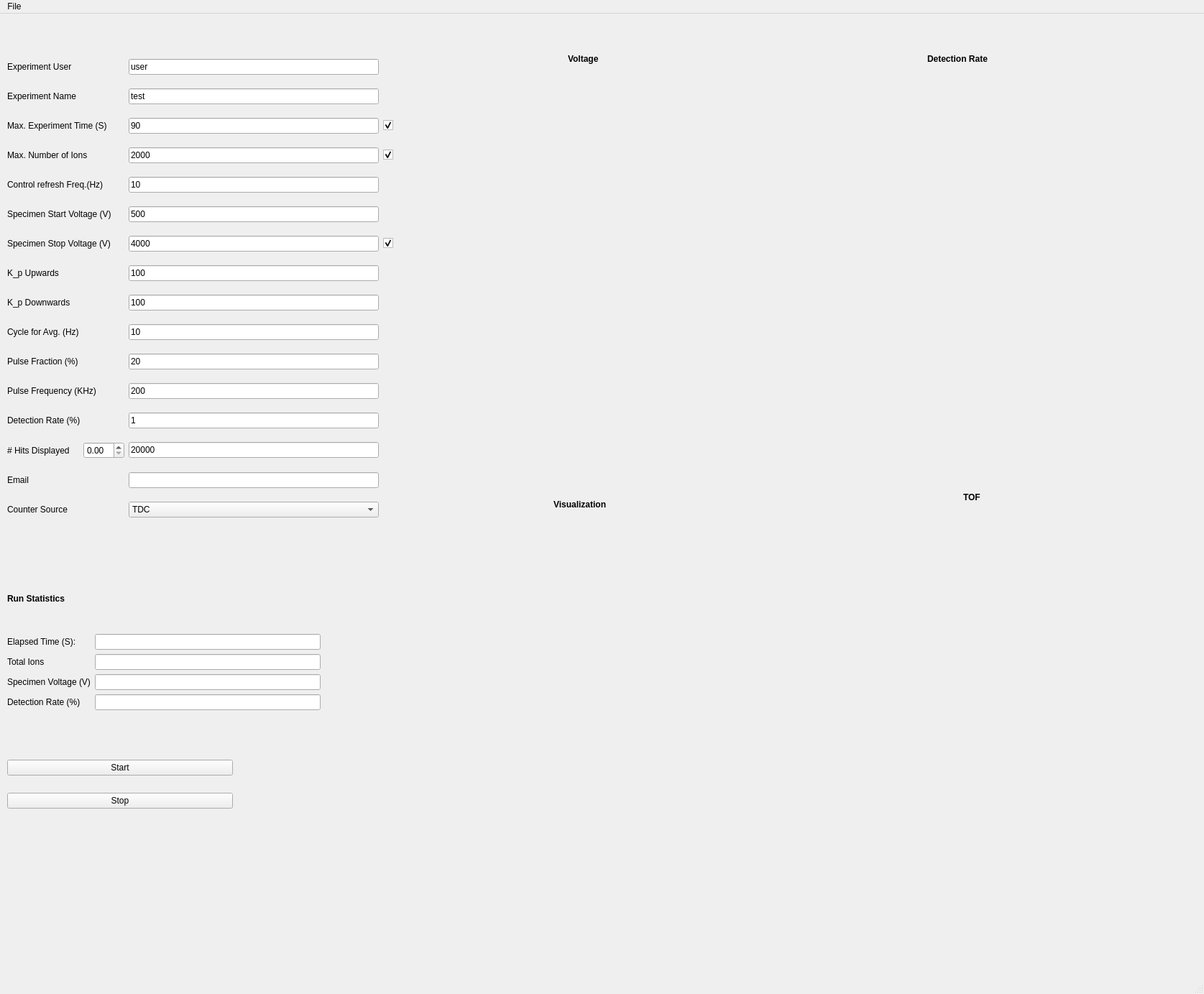
<?xml version="1.0" encoding="UTF-8"?>
<ui version="4.0">
 <class>APT_Physic</class>
 <widget class="QMainWindow" name="APT_Physic">
  <property name="geometry">
   <rect>
    <x>0</x>
    <y>0</y>
    <width>1675</width>
    <height>1383</height>
   </rect>
  </property>
  <property name="windowTitle">
   <string>APT Control Software</string>
  </property>
  <widget class="QWidget" name="centralwidget">
   <widget class="QWidget" name="vdc_time" native="true">
    <property name="geometry">
     <rect>
      <x>590</x>
      <y>100</y>
      <width>500</width>
      <height>500</height>
     </rect>
    </property>
   </widget>
   <widget class="QLabel" name="label_7">
    <property name="geometry">
     <rect>
      <x>790</x>
      <y>50</y>
      <width>80</width>
      <height>25</height>
     </rect>
    </property>
    <property name="font">
     <font>
      <weight>75</weight>
      <bold>true</bold>
     </font>
    </property>
    <property name="text">
     <string>Voltage</string>
    </property>
   </widget>
   <widget class="QWidget" name="layoutWidget">
    <property name="geometry">
     <rect>
      <x>10</x>
      <y>1020</y>
      <width>314</width>
      <height>106</height>
     </rect>
    </property>
    <layout class="QGridLayout" name="gridLayout_2">
     <item row="2" column="0">
      <widget class="QPushButton" name="stop_button">
       <property name="text">
        <string>Stop</string>
       </property>
      </widget>
     </item>
     <item row="1" column="0">
      <widget class="QPushButton" name="start_button">
       <property name="text">
        <string>Start</string>
       </property>
      </widget>
     </item>
    </layout>
   </widget>
   <widget class="QLabel" name="label_10">
    <property name="geometry">
     <rect>
      <x>1290</x>
      <y>50</y>
      <width>156</width>
      <height>25</height>
     </rect>
    </property>
    <property name="font">
     <font>
      <weight>75</weight>
      <bold>true</bold>
     </font>
    </property>
    <property name="text">
     <string>Detection Rate</string>
    </property>
   </widget>
   <widget class="QWidget" name="detection_rate_viz" native="true">
    <property name="geometry">
     <rect>
      <x>1140</x>
      <y>100</y>
      <width>500</width>
      <height>500</height>
     </rect>
    </property>
   </widget>
   <widget class="QLabel" name="label_19">
    <property name="geometry">
     <rect>
      <x>770</x>
      <y>670</y>
      <width>134</width>
      <height>25</height>
     </rect>
    </property>
    <property name="font">
     <font>
      <weight>75</weight>
      <bold>true</bold>
     </font>
    </property>
    <property name="text">
     <string>Visualization</string>
    </property>
   </widget>
   <widget class="QWidget" name="visualization" native="true">
    <property name="geometry">
     <rect>
      <x>590</x>
      <y>710</y>
      <width>500</width>
      <height>500</height>
     </rect>
    </property>
   </widget>
   <widget class="QLabel" name="label_24">
    <property name="geometry">
     <rect>
      <x>1340</x>
      <y>660</y>
      <width>51</width>
      <height>25</height>
     </rect>
    </property>
    <property name="font">
     <font>
      <weight>75</weight>
      <bold>true</bold>
     </font>
    </property>
    <property name="text">
     <string>TOF</string>
    </property>
   </widget>
   <widget class="QWidget" name="histogram" native="true">
    <property name="geometry">
     <rect>
      <x>1140</x>
      <y>710</y>
      <width>500</width>
      <height>500</height>
     </rect>
    </property>
   </widget>
   <widget class="QWidget" name="layoutWidget">
    <property name="geometry">
     <rect>
      <x>10</x>
      <y>770</y>
      <width>436</width>
      <height>199</height>
     </rect>
    </property>
    <layout class="QGridLayout" name="gridLayout">
     <item row="0" column="0">
      <widget class="QLabel" name="label_11">
       <property name="font">
        <font>
         <weight>75</weight>
         <bold>true</bold>
        </font>
       </property>
       <property name="text">
        <string>Run Statistics</string>
       </property>
      </widget>
     </item>
     <item row="1" column="0">
      <widget class="QLabel" name="label_12">
       <property name="text">
        <string>Elapsed Time (S):</string>
       </property>
      </widget>
     </item>
     <item row="1" column="1">
      <widget class="QLineEdit" name="elapsed_time">
       <property name="text">
        <string/>
       </property>
      </widget>
     </item>
     <item row="2" column="0">
      <widget class="QLabel" name="label_13">
       <property name="text">
        <string>Total Ions</string>
       </property>
      </widget>
     </item>
     <item row="2" column="1">
      <widget class="QLineEdit" name="total_ions">
       <property name="text">
        <string/>
       </property>
      </widget>
     </item>
     <item row="3" column="0">
      <widget class="QLabel" name="label_14">
       <property name="text">
        <string>Specimen Voltage (V)</string>
       </property>
      </widget>
     </item>
     <item row="3" column="1">
      <widget class="QLineEdit" name="speciemen_voltage">
       <property name="text">
        <string/>
       </property>
      </widget>
     </item>
     <item row="4" column="0">
      <widget class="QLabel" name="label_15">
       <property name="text">
        <string>Detection Rate (%)</string>
       </property>
      </widget>
     </item>
     <item row="4" column="1">
      <widget class="QLineEdit" name="detection_rate">
       <property name="text">
        <string/>
       </property>
      </widget>
     </item>
    </layout>
   </widget>
   <widget class="QWidget" name="layoutWidget">
    <property name="geometry">
     <rect>
      <x>10</x>
      <y>50</y>
      <width>537</width>
      <height>678</height>
     </rect>
    </property>
    <layout class="QGridLayout" name="gridLayout_3">
     <item row="0" column="0">
      <widget class="QLabel" name="label_43">
       <property name="text">
        <string>Experiment User</string>
       </property>
      </widget>
     </item>
     <item row="0" column="2">
      <widget class="QLineEdit" name="ex_user">
       <property name="text">
        <string>user</string>
       </property>
      </widget>
     </item>
     <item row="1" column="0">
      <widget class="QLabel" name="label_21">
       <property name="text">
        <string>Experiment Name</string>
       </property>
      </widget>
     </item>
     <item row="1" column="2">
      <widget class="QLineEdit" name="ex_name">
       <property name="text">
        <string>test</string>
       </property>
      </widget>
     </item>
     <item row="2" column="0" colspan="2">
      <widget class="QLabel" name="label_2">
       <property name="text">
        <string>Max. Experiment Time (S)</string>
       </property>
      </widget>
     </item>
     <item row="2" column="2">
      <widget class="QLineEdit" name="ex_time">
       <property name="text">
        <string>90</string>
       </property>
      </widget>
     </item>
     <item row="2" column="3">
      <widget class="QCheckBox" name="criteria_time">
       <property name="font">
        <font>
         <italic>false</italic>
        </font>
       </property>
       <property name="mouseTracking">
        <bool>true</bool>
       </property>
       <property name="text">
        <string/>
       </property>
       <property name="checked">
        <bool>true</bool>
       </property>
      </widget>
     </item>
     <item row="3" column="0" colspan="2">
      <widget class="QLabel" name="label_41">
       <property name="text">
        <string>Max. Number of Ions</string>
       </property>
      </widget>
     </item>
     <item row="3" column="2">
      <widget class="QLineEdit" name="max_ions">
       <property name="text">
        <string>2000</string>
       </property>
      </widget>
     </item>
     <item row="3" column="3">
      <widget class="QCheckBox" name="criteria_ions">
       <property name="font">
        <font>
         <italic>false</italic>
        </font>
       </property>
       <property name="mouseTracking">
        <bool>true</bool>
       </property>
       <property name="text">
        <string/>
       </property>
       <property name="checked">
        <bool>true</bool>
       </property>
      </widget>
     </item>
     <item row="4" column="0" colspan="2">
      <widget class="QLabel" name="label_3">
       <property name="text">
        <string>Control refresh Freq.(Hz)</string>
       </property>
      </widget>
     </item>
     <item row="4" column="2">
      <widget class="QLineEdit" name="ex_freq">
       <property name="text">
        <string>10</string>
       </property>
      </widget>
     </item>
     <item row="5" column="0" colspan="2">
      <widget class="QLabel" name="label_4">
       <property name="text">
        <string>Specimen Start Voltage (V)</string>
       </property>
      </widget>
     </item>
     <item row="5" column="2">
      <widget class="QLineEdit" name="vdc_min">
       <property name="text">
        <string>500</string>
       </property>
      </widget>
     </item>
     <item row="6" column="0" colspan="2">
      <widget class="QLabel" name="label_5">
       <property name="text">
        <string>Specimen Stop Voltage (V)</string>
       </property>
      </widget>
     </item>
     <item row="6" column="2">
      <widget class="QLineEdit" name="vdc_max">
       <property name="text">
        <string>4000</string>
       </property>
      </widget>
     </item>
     <item row="6" column="3">
      <widget class="QCheckBox" name="criteria_vdc">
       <property name="font">
        <font>
         <italic>false</italic>
        </font>
       </property>
       <property name="mouseTracking">
        <bool>true</bool>
       </property>
       <property name="text">
        <string/>
       </property>
       <property name="checked">
        <bool>true</bool>
       </property>
      </widget>
     </item>
     <item row="7" column="0">
      <widget class="QLabel" name="label_6">
       <property name="text">
        <string>K_p Upwards</string>
       </property>
      </widget>
     </item>
     <item row="7" column="2">
      <widget class="QLineEdit" name="vdc_steps_up">
       <property name="text">
        <string>100</string>
       </property>
      </widget>
     </item>
     <item row="8" column="0">
      <widget class="QLabel" name="label_28">
       <property name="text">
        <string>K_p Downwards</string>
       </property>
      </widget>
     </item>
     <item row="8" column="2">
      <widget class="QLineEdit" name="vdc_steps_down">
       <property name="text">
        <string>100</string>
       </property>
      </widget>
     </item>
     <item row="9" column="0">
      <widget class="QLabel" name="label_20">
       <property name="text">
        <string>Cycle for Avg. (Hz)</string>
       </property>
      </widget>
     </item>
     <item row="9" column="2">
      <widget class="QLineEdit" name="cycle_avg">
       <property name="text">
        <string>10</string>
       </property>
      </widget>
     </item>
     <item row="10" column="0">
      <widget class="QLabel" name="label_25">
       <property name="text">
        <string>Pulse Fraction (%)</string>
       </property>
      </widget>
     </item>
     <item row="10" column="2">
      <widget class="QLineEdit" name="pulse_fraction">
       <property name="text">
        <string>20</string>
       </property>
      </widget>
     </item>
     <item row="11" column="0" colspan="2">
      <widget class="QLabel" name="label_23">
       <property name="text">
        <string>Pulse Frequency (KHz)</string>
       </property>
      </widget>
     </item>
     <item row="11" column="2">
      <widget class="QLineEdit" name="pulse_frequency">
       <property name="text">
        <string>200</string>
       </property>
      </widget>
     </item>
     <item row="12" column="0" colspan="2">
      <widget class="QLabel" name="label_17">
       <property name="text">
        <string>Detection Rate (%)</string>
       </property>
      </widget>
     </item>
     <item row="12" column="2">
      <widget class="QLineEdit" name="detection_rate_init">
       <property name="text">
        <string>1</string>
       </property>
      </widget>
     </item>
     <item row="13" column="0">
      <widget class="QLabel" name="label_22">
       <property name="text">
        <string># Hits Displayed</string>
       </property>
      </widget>
     </item>
     <item row="13" column="1">
      <widget class="QDoubleSpinBox" name="doubleSpinBox"/>
     </item>
     <item row="13" column="2">
      <widget class="QLineEdit" name="hit_displayed">
       <property name="text">
        <string>20000</string>
       </property>
      </widget>
     </item>
     <item row="14" column="0">
      <widget class="QLabel" name="label_26">
       <property name="text">
        <string>Email</string>
       </property>
      </widget>
     </item>
     <item row="14" column="2">
      <widget class="QLineEdit" name="email">
       <property name="text">
        <string/>
       </property>
      </widget>
     </item>
     <item row="15" column="0">
      <widget class="QLabel" name="label_42">
       <property name="text">
        <string>Counter Source</string>
       </property>
      </widget>
     </item>
     <item row="15" column="2">
      <widget class="QComboBox" name="counter_source">
       <item>
        <property name="text">
         <string>TDC</string>
        </property>
       </item>
      </widget>
     </item>
    </layout>
   </widget>
   <widget class="QLabel" name="Error">
    <property name="geometry">
     <rect>
      <x>200</x>
      <y>1230</y>
      <width>1241</width>
      <height>51</height>
     </rect>
    </property>
    <property name="font">
     <font>
      <pointsize>13</pointsize>
      <weight>75</weight>
      <bold>true</bold>
      <strikeout>false</strikeout>
     </font>
    </property>
    <property name="text">
     <string>&lt;html&gt;&lt;head/&gt;&lt;body&gt;&lt;p&gt;&lt;br/&gt;&lt;/p&gt;&lt;/body&gt;&lt;/html&gt;</string>
    </property>
    <property name="alignment">
     <set>Qt::AlignCenter</set>
    </property>
    <property name="textInteractionFlags">
     <set>Qt::LinksAccessibleByMouse</set>
    </property>
   </widget>
  </widget>
  <widget class="QMenuBar" name="menubar">
   <property name="geometry">
    <rect>
     <x>0</x>
     <y>0</y>
     <width>1675</width>
     <height>38</height>
    </rect>
   </property>
   <widget class="QMenu" name="menuFile">
    <property name="title">
     <string>File</string>
    </property>
    <addaction name="actionExit"/>
   </widget>
   <addaction name="menuFile"/>
  </widget>
  <widget class="QStatusBar" name="statusbar"/>
  <action name="actionExit">
   <property name="text">
    <string>Exit</string>
   </property>
  </action>
 </widget>
 <resources/>
 <connections/>
</ui>
